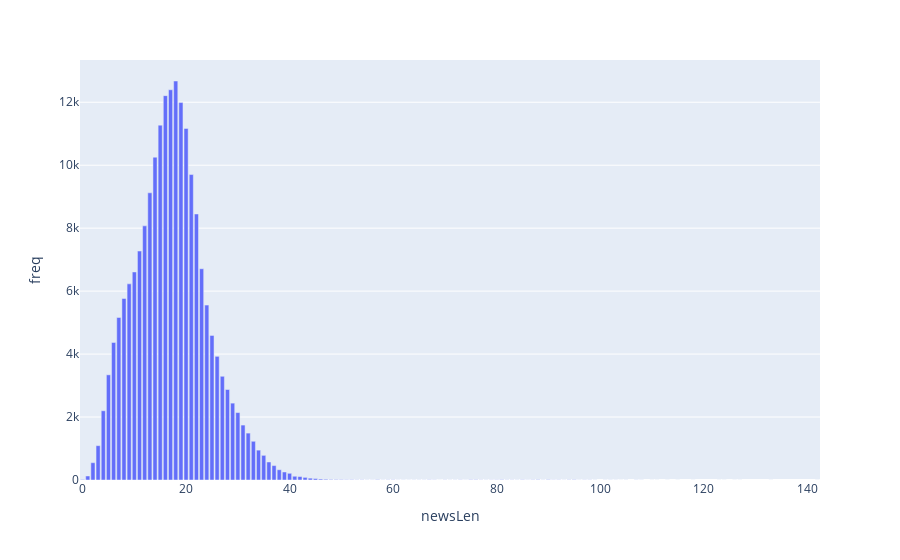

The notebook cell this image was saved under:
### Code cell
import plotly.express as px
fig = px.bar(commentLengthDf.sort_values('newsLen'), x='newsLen', y='freq')
fig.show()

### Figure 1 — Plotly figure (JSON) as saved in the notebook; plotly's stock layout.template omitted (floating-point values rounded to 4 significant figures)
{"data": [{"alignmentgroup": "True", "hovertemplate": "newsLen=%{x}<br>freq=%{y}<extra></extra>", "legendgroup": "", "marker": {"color": "#636efa", "pattern": {"shape": ""}}, "name": "", "offsetgroup": "", "orientation": "v", "showlegend": false, "textposition": "auto", "type": "bar", "x": [0, 1, 2, 3, 4, 5, 6, 7, 8, 9, 10, 11, 12, 13, 14, 15, 16, 17, 18, 19, 20, 21, 22, 23, 24, 25, 26, 27, 28, 29, 30, 31, 32, 33, 34, 35, 36, 37, 38, 39, 40, 41, 42, 43, 44, 45, 46, 47, 48, 49, 50, 51, 52, 53, 54, 55, 56, 57, 58, 59, 60, 61, 62, 63, 64, 65, 66, 67, 68, 69, 70, 71, 72, 73, 74, 75, 76, 77, 78, 79, 80, 81, 82, 83, 84, 85, 86, 87, 88, 89, 90, 91, 92, 93, 94, 95, 96, 97, 98, 99, 101, 102, 103, 104, 105, 107, 108, 110, 111, 113, 115, 118, 123, 124, 126, 127, 133, 142], "xaxis": "x", "y": [16, 128, 550, 1091, 2200, 3341, 4370, 5163, 5766, 6231, 6609, 7274, 8074, 9123, 10255, 11273, 12210, 12396, 12675, 11990, 11169, 9703, 8451, 6711, 5556, 4594, 3929, 3295, 2875, 2442, 2142, 1745, 1490, 1230, 949, 783, 572, 458, 326, 255, 213, 119, 109, 83, 58, 46, 30, 23, 16, 13, 11, 8, 9, 5, 6, 3, 3, 9, 3, 5, 6, 2, 3, 2, 3, 3, 3, 6, 4, 1, 4, 2, 3, 5, 2, 8, 8, 4, 3, 4, 5, 9, 4, 4, 3, 7, 3, 6, 9, 3, 9, 4, 5, 2, 6, 8, 2, 4, 4, 2, 2, 3, 2, 1, 2, 3, 2, 1, 1, 1, 1, 1, 1, 1, 1, 1, 1, 1], "yaxis": "y"}], "layout": {"barmode": "relative", "legend": {"tracegroupgap": 0}, "margin": {"t": 60}, "xaxis": {"anchor": "y", "domain": [0, 1], "title": {"text": "newsLen"}}, "yaxis": {"anchor": "x", "domain": [0, 1], "title": {"text": "freq"}}}}
